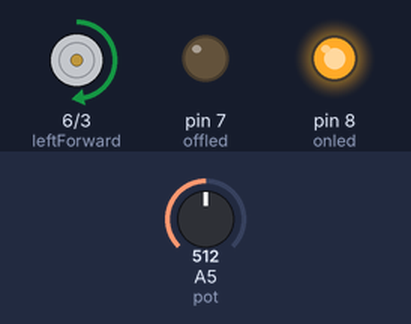
Simulated run of this sketch. Board: Arduino Uno, built with avr-gcc and run on an emulated ATmega328P. Parts: motor-driver pin pairs drawn as motors (green arrow = first pin HIGH = forward, orange = second pin HIGH = backward, longer = more drive), output pins drawn as LEDs (lit = HIGH). The inputs (shaded band) are chosen by the test bench; at power-on: A5 (pot) = 512.

Above: at 1.2 s.
1.3 s: A5 (pot) set to 716
At 2.4 s:
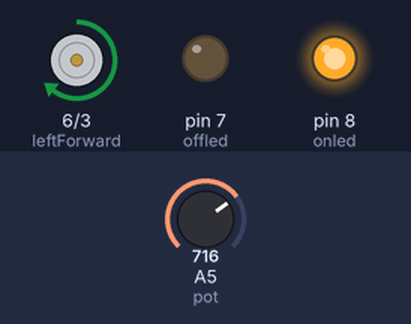
2.8 s: A5 (pot) set to 900
At 3.5 s:
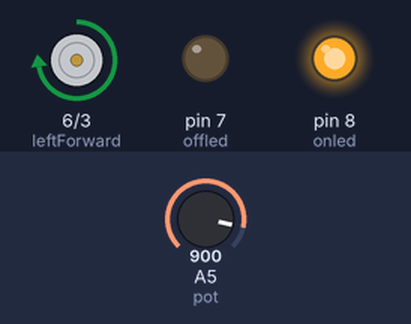
4.3 s: A5 (pot) set to 122
At 4.7 s:
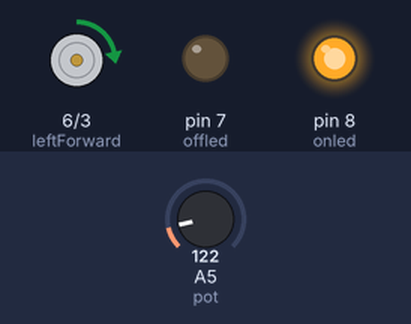
5.8 s: A5 (pot) set to 0
At 7.0 s:
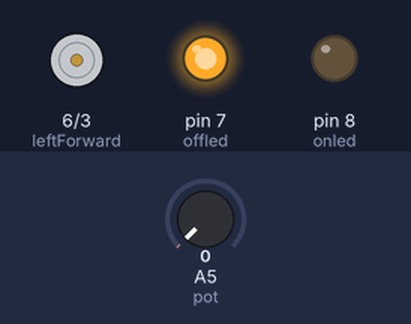
7.3 s: A5 (pot) set to 511
At 8.2 s:
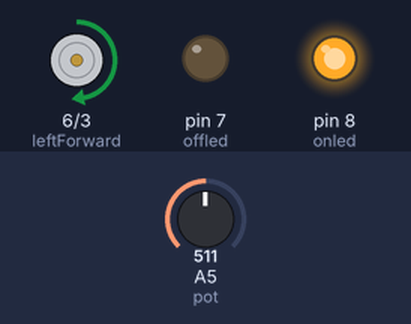
Timing chart, 0 to 9.8 s (numbered marks = the images above; inputs shaded):
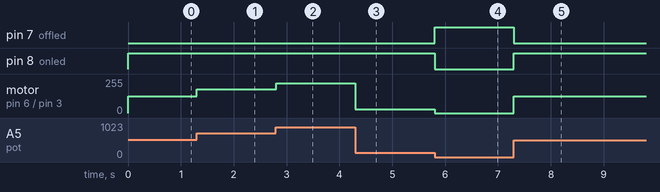

Measured:
- after the input at 1.3 s, motor on pin 6 (leftForward) / pin 3 (leftBackward): forward 127/255 → forward 178/255 at once
- after the input at 2.8 s, motor on pin 6 (leftForward) / pin 3 (leftBackward): forward 178/255 → forward 224/255 at once
- after the input at 4.3 s, motor on pin 6 (leftForward) / pin 3 (leftBackward): forward 224/255 → forward 30/255 at once
- after the input at 5.8 s, pin 7 (offled): LOW → HIGH at once; pin 8 (onled): HIGH → LOW at once; motor on pin 6 (leftForward) / pin 3 (leftBackward): forward 30/255 → stopped at once
- after the input at 7.3 s, pin 7 (offled): HIGH → LOW at once; pin 8 (onled): LOW → HIGH at once; motor on pin 6 (leftForward) / pin 3 (leftBackward): stopped → forward 127/255 at once

The sketch:

final_roller.ino
```cpp
const int leftForward = 6;
const int leftBackward = 3;
const int pot = A5;
const int onled = 8;
const int offled = 7;
int pwm;
int x;
void setup()
{
  pinMode(leftForward , OUTPUT);
  pinMode(leftBackward , OUTPUT);
  pinMode(A5, INPUT);
  pinMode(onled, OUTPUT);
  pinMode(offled, OUTPUT);
}
void loop()
{
  pwm = analogRead(pot);
  x = map(pwm, 0, 1023, 0, 255);
  if(x == 0){
  digitalWrite(offled, HIGH);
  digitalWrite(onled, LOW);
  }
  else{
  digitalWrite(onled, HIGH);
  digitalWrite(offled, LOW);
  }
  analogWrite(leftForward , x);
  digitalWrite(leftBackward , LOW);
}
```
